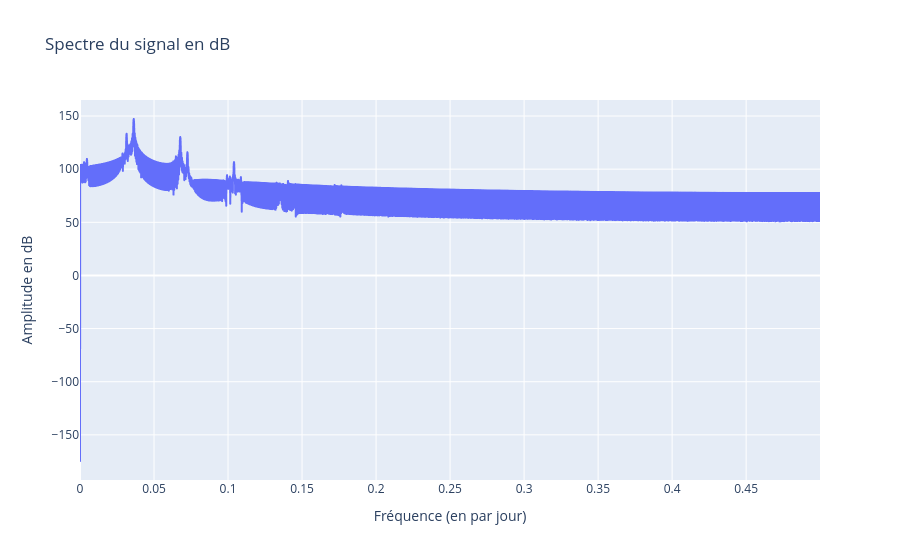

The code cell stored with this chart in its notebook:
### Code cell
px.line(x = freq, y = 20 * np.log10(spectre), labels={"x":"Fréquence (en par jour)", "y":"Amplitude en dB"}, title="Spectre du signal en dB").show()

### Figure 1 — Plotly figure (JSON) as saved in the notebook; plotly's stock layout.template omitted (floating-point values rounded to 4 significant figures; data arrays with more than 128 entries replaced by an {"elided": "..."} marker saying what was removed)
{"data": [{"hovertemplate": "Fréquence (en par jour)=%{x}<br>Amplitude en dB=%{y}<extra></extra>", "legendgroup": "", "line": {"color": "#636efa", "dash": "solid"}, "marker": {"symbol": "circle"}, "mode": "lines", "name": "", "showlegend": false, "type": "scattergl", "x": {"elided": "4384 float values"}, "xaxis": "x", "y": {"elided": "4384 float values"}, "yaxis": "y"}], "layout": {"legend": {"tracegroupgap": 0}, "title": {"text": "Spectre du signal en dB"}, "xaxis": {"anchor": "y", "domain": [0, 1], "title": {"text": "Fréquence (en par jour)"}}, "yaxis": {"anchor": "x", "domain": [0, 1], "title": {"text": "Amplitude en dB"}}}}
